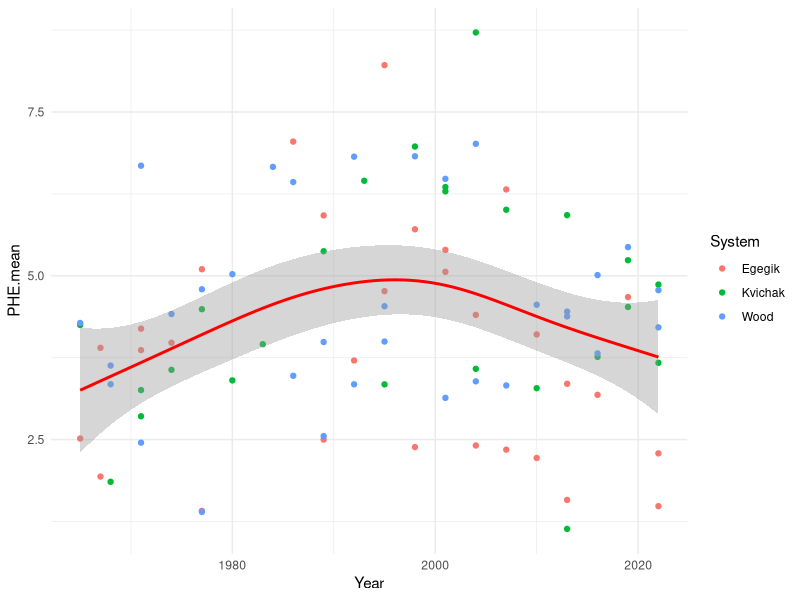

The R source for this figure:
setwd("~/Documents/GitHub/CSIA_lab_work/data/final")

# Load packages
library(tidyverse)
library(mgcv)

# Load data
data <- read.csv(file = "trophic_position.csv")

# Plot of PHE with smooth GAM 
ggplot(data, aes(x = Year, y = PHE.mean, col = System)) +
  geom_point() +
  geom_smooth(method = "gam", formula = y ~ s(x), col = "red") +
  theme_minimal()

# Run GAM on PHE through time 
gam_model_phe <- gam(PHE.mean ~ s(Year), data = data) 
summary(gam_model_phe)

